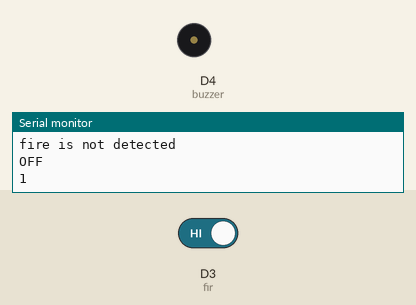
The sketch below on a simulated ESP8266 (NodeMCU). Shown: buzzer (waves = sounding, pin HIGH), the last lines printed to the serial monitor. Inputs (shaded band) come from the test bench; at power-on: D3 (fir) HIGH.

Above: at 4.8 s.
4.9 s: D3 (fir) driven LOW
At 8.2 s:
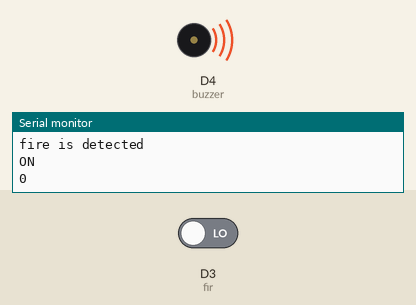
8.5 s: D3 (fir) driven HIGH
At 11.3 s:
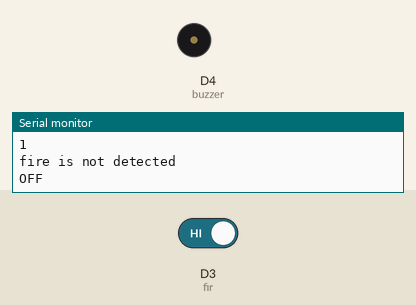
Timing chart, 0 to 12.8 s (numbered marks = the images above; inputs shaded):
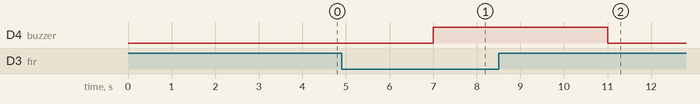

Measured:
- after the input at 4.9 s, D4 (buzzer): LOW → HIGH after 2.1 s
- after the input at 8.5 s, D4 (buzzer): HIGH → LOW after 2.5 s

The sketch:

fire_sensor_workshop_day_2.ino
```cpp
int fir=D3;
int buzzer = D4;
void setup() {
  pinMode(D3,INPUT);
  pinMode(D4,OUTPUT);
  Serial.begin(115200);
}

void loop() {
  int i=digitalRead(fir);
  Serial.println(i);
delay(1000);
if(i==0)
{
  Serial.println("fire is detected");
  digitalWrite(buzzer,HIGH);
  Serial.println("ON");
delay(1000);
}
else
{
  Serial.println("fire is not detected");
  digitalWrite(buzzer,LOW);
  Serial.println("OFF");
delay(1000);
}
}
```
